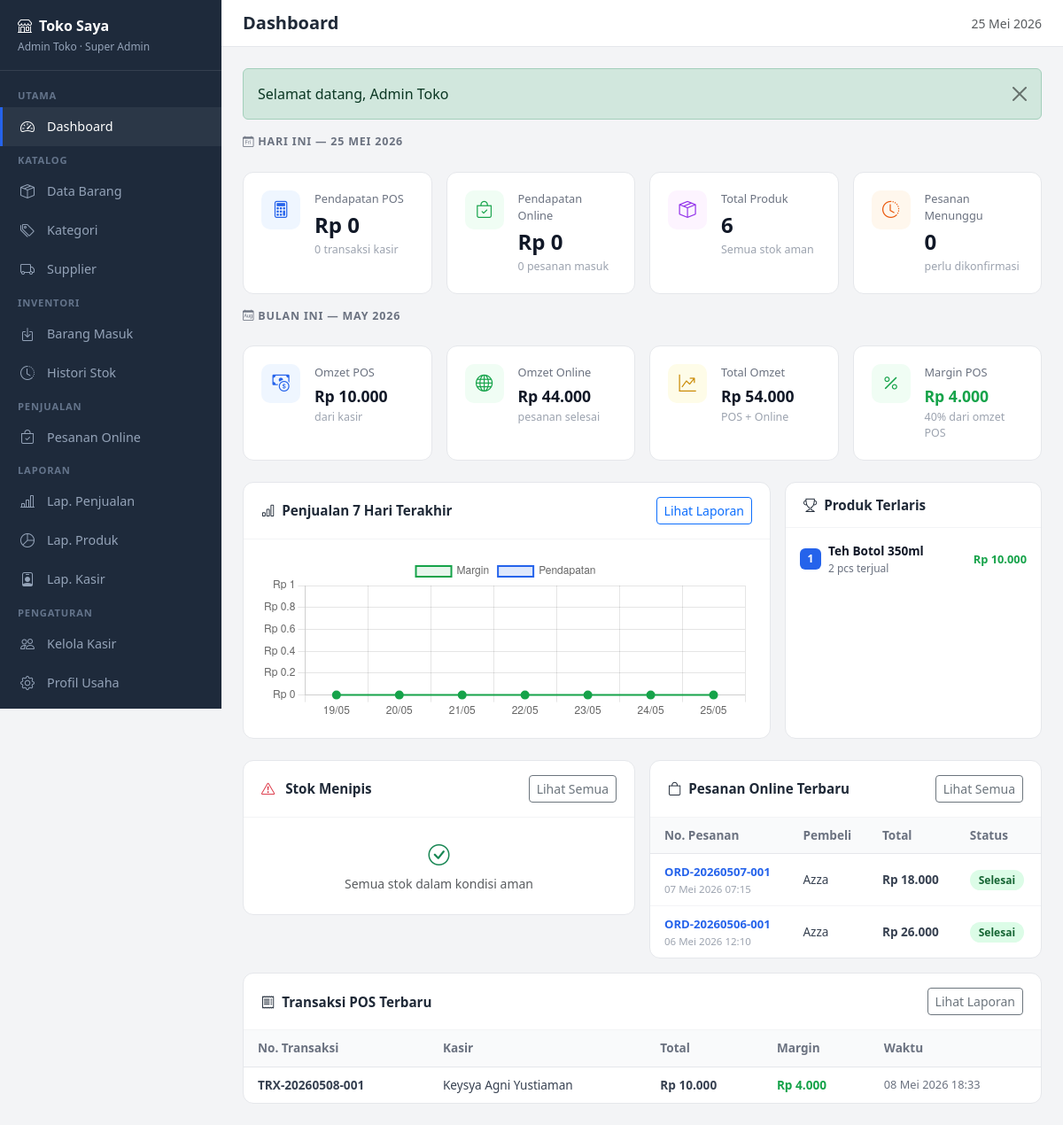
Page /admin/dashboard.php (signed in) on the committed database.
### tables this page shows
CREATE TABLE `profil_usaha` (
  `id` int(10) UNSIGNED NOT NULL,
  `user_id` int(10) UNSIGNED NOT NULL,
  `nama_toko` varchar(150) NOT NULL,
  `bidang_usaha` varchar(100) NOT NULL,
  `lama_beroperasi` int(11) NOT NULL DEFAULT 0 COMMENT 'dalam tahun',
  `provinsi` varchar(100) NOT NULL,
  `kota` varchar(100) NOT NULL,
  `kecamatan` varchar(100) NOT NULL,
  `created_at` timestamp NOT NULL DEFAULT current_timestamp()
);

CREATE TABLE `pesanan` (
  `id` int(10) UNSIGNED NOT NULL,
  `user_id` int(10) UNSIGNED NOT NULL COMMENT 'pembeli yang pesan',
  `no_pesanan` varchar(50) NOT NULL COMMENT 'format: ORD-YYYYMMDD-001',
  `total_harga` decimal(15,2) NOT NULL DEFAULT 0.00,
  `status` enum('menunggu','diproses','dikirim','selesai','dibatalkan') NOT NULL DEFAULT 'menunggu',
  `catatan` text DEFAULT NULL,
  `created_at` timestamp NOT NULL DEFAULT current_timestamp(),
  `updated_at` timestamp NOT NULL DEFAULT current_timestamp() ON UPDATE current_timestamp()
);

CREATE TABLE `users` (
  `id` int(10) UNSIGNED NOT NULL,
  `nama` varchar(150) NOT NULL,
  `email` varchar(150) NOT NULL,
  `password` varchar(255) NOT NULL,
  `role` enum('superadmin','kasir','pembeli') NOT NULL DEFAULT 'pembeli',
  `foto` varchar(255) DEFAULT NULL,
  `no_telepon` varchar(20) DEFAULT NULL,
  `is_aktif` tinyint(1) NOT NULL DEFAULT 1,
  `created_at` timestamp NOT NULL DEFAULT current_timestamp()
);

CREATE TABLE `transaksi` (
  `id` int(10) UNSIGNED NOT NULL,
  `user_id` int(10) UNSIGNED NOT NULL COMMENT 'kasir yang proses',
  `no_transaksi` varchar(50) NOT NULL COMMENT 'format: TRX-YYYYMMDD-001',
  `total_harga` decimal(15,2) NOT NULL DEFAULT 0.00,
  `bayar` decimal(15,2) NOT NULL DEFAULT 0.00,
  `kembalian` decimal(15,2) NOT NULL DEFAULT 0.00,
  `total_margin` decimal(15,2) NOT NULL DEFAULT 0.00,
  `tanggal_terjual` date NOT NULL,
  `status` enum('selesai','batal') NOT NULL DEFAULT 'selesai',
  `created_at` timestamp NOT NULL DEFAULT current_timestamp()
);

### admin/dashboard.php (the view, shortened to what the rows shown need)
<?php
require_once '../includes/db.php';
require_once '../includes/functions.php';
require_once '../includes/auth_check.php';
$user = userLogin();
$grafik_labels   = [];
$grafik_total    = [];
$grafik_margin   = [];
for ($i = 6; $i >= 0; $i--) {
    $tgl   = date('Y-m-d', strtotime("-$i days"));
    $label = date('d/m', strtotime($tgl));
    $grafik_labels[] = $label;
    $found = false;
    if (!$found) {
        $grafik_total[]  = 0;
        $grafik_margin[] = 0;
    }
}
$stmt = $pdo->query(
    "SELECT p.no_pesanan, p.total_harga, p.status,
            p.created_at, u.nama as nama_pembeli
     FROM pesanan p
     JOIN users u ON p.user_id = u.id
     ORDER BY p.created_at DESC
     LIMIT 5"
);
$pesanan_terbaru = $stmt->fetchAll();
$stmt = $pdo->query(
    "SELECT t.no_transaksi, t.total_harga,
            t.total_margin, t.created_at,
            u.nama as nama_kasir
     FROM transaksi t
     JOIN users u ON t.user_id = u.id
     WHERE t.status = 'selesai'
     ORDER BY t.created_at DESC
     LIMIT 5"
);
$transaksi_terbaru = $stmt->fetchAll();
$stmt = $pdo->prepare(
    "SELECT * FROM profil_usaha WHERE user_id = ?"
);
$stmt->execute([$user['id']]);
$profil = $stmt->fetch();
?>
<!DOCTYPE html>
<html lang="id">
<head>
    <link rel="stylesheet" href="https://cdn.jsdelivr.net/npm/bootstrap@5.3.0/dist/css/bootstrap.min.css">
    <link rel="stylesheet" href="https://cdn.jsdelivr.net/npm/bootstrap-icons@1.11.0/font/bootstrap-icons.css">
</head>
<body>
<aside class="sidebar" id="sidebar">
    <div class="sidebar-brand">
        <h6><i class="bi bi-shop me-2"></i><?= htmlspecialchars($profil['nama_toko'] ?? 'Toko') ?></h6>
        <small><?= htmlspecialchars($user['nama']) ?> &middot; Super Admin</small>
    </div>
</aside>
<div class="main">
    <div class="content">
        <div class="row g-3">
            <div class="col-md-6">
                <div class="card-box">
                    <?php if (empty($pesanan_terbaru)): ?>
                        <div class="p-4 text-center text-muted small">
                            Belum ada pesanan online
                        </div>
                    <?php else: ?>
                        <table class="tbl">
                            <thead>
                                <tr>
                                    <th>No. Pesanan</th>
                                    <th>Pembeli</th>
                                    <th>Total</th>
                                    <th>Status</th>
                                </tr>
                            </thead>
                            <tbody>
                                <?php foreach ($pesanan_terbaru as $p): ?>
                                <tr>
                                    <td>
                                        <a href="pesanan/detail.php?id=<?= $p['no_pesanan'] ?>"
                                           style="font-weight:600;font-size:.82rem;color:#2563eb;
                                                  text-decoration:none">
                                            <?= htmlspecialchars($p['no_pesanan']) ?>
                                        </a>
                                        <div style="font-size:.72rem;color:#9ca3af">
                                            <?= formatTanggalJam($p['created_at']) ?>
                                        </div>
                                    </td>
                                    <td style="font-size:.85rem">
                                        <?= htmlspecialchars($p['nama_pembeli']) ?>
                                    </td>
                                    <td style="font-size:.85rem;font-weight:600">
                                        <?= formatRupiah($p['total_harga']) ?>
                                    </td>
                                    <td>
                                        <span class="badge-status badge-<?= $p['status'] ?>">
                                            <?= ucfirst($p['status']) ?>
                                        </span>
                                    </td>
                                </tr>
                                <?php endforeach; ?>
                            </tbody>
                        </table>
                    <?php endif; ?>
                </div>
            </div>
            <div class="col-12">
                <div class="card-box">
                    <?php if (empty($transaksi_terbaru)): ?>
                        <div class="p-4 text-center text-muted small">
                            Belum ada transaksi POS
                        </div>
                    <?php else: ?>
                        <table class="tbl">
                            <thead>
                                <tr>
                                    <th>No. Transaksi</th>
                                    <th>Kasir</th>
                                    <th>Total</th>
                                    <th>Margin</th>
                                    <th>Waktu</th>
                                </tr>
                            </thead>
                            <tbody>
                                <?php foreach ($transaksi_terbaru as $t): ?>
                                <tr>
                                    <td>
                                        <span style="font-weight:600;font-size:.85rem">
                                            <?= htmlspecialchars($t['no_transaksi']) ?>
                                        </span>
                                    </td>
                                    <td style="font-size:.85rem">
                                        <?= htmlspecialchars($t['nama_kasir']) ?>
                                    </td>
                                    <td style="font-weight:600;font-size:.85rem">
                                        <?= formatRupiah($t['total_harga']) ?>
                                    </td>
                                    <td style="font-size:.85rem;color:#16a34a;font-weight:600">
                                        <?= formatRupiah($t['total_margin']) ?>
                                    </td>
                                    <td style="font-size:.8rem;color:#6b7280">
                                        <?= formatTanggalJam($t['created_at']) ?>
                                    </td>
                                </tr>
                                <?php endforeach; ?>
                            </tbody>
                        </table>
                    <?php endif; ?>
                </div>
            </div>
        </div>
    </div>
</div>
<script>
// ---- GRAFIK PENJUALAN ----
const ctx = document.getElementById('grafikPenjualan').getContext('2d');
new Chart(ctx, {
    type: 'bar',
    data: {
        labels: <?= json_encode($grafik_labels) ?>,
        datasets: [
            {
                label: 'Pendapatan',
                data: <?= json_encode($grafik_total) ?>,
                backgroundColor: 'rgba(37,99,235,0.15)',
                borderColor: '#2563eb',
                borderWidth: 2,
                borderRadius: 6,
                order: 2
            },
            {
                label: 'Margin',
                data: <?= json_encode($grafik_margin) ?>,
                type: 'line',
                borderColor: '#16a34a',
                backgroundColor: 'rgba(22,163,74,0.1)',
                borderWidth: 2,
                pointBackgroundColor: '#16a34a',
                pointRadius: 4,
                tension: 0.4,
                fill: true,
                order: 1
            }
        ]
    },
    options: {
        responsive: true,
        interaction: { mode: 'index', intersect: false },
        plugins: {
            legend: { position: 'top' },
            tooltip: {
                callbacks: {
                    label: function(ctx) {
                        return ctx.dataset.label + ': Rp ' +
                            ctx.raw.toLocaleString('id-ID');
                    }
                }
            }
        },
        scales: {
            y: {
                beginAtZero: true,
                ticks: {
                    callback: function(val) {
                        if (val >= 1000000)
                            return 'Rp ' + (val/1000000).toFixed(1) + 'jt';
                        if (val >= 1000)
                            return 'Rp ' + (val/1000).toFixed(0) + 'rb';
                        return 'Rp ' + val;
                    }
                }
            }
        }
    }
});
</script>
</body>
</html>

### rows in the picture
profil_usaha: nama_toko "Toko Saya"
pesanan: no_pesanan "ORD-20260507-001", created_at "07 Mei 2026 07:15", user.nama "Azza", total_harga "Rp 18.000", status "Selesai"
pesanan: no_pesanan "ORD-20260506-001", created_at "06 Mei 2026 12:10", user.nama "Azza", total_harga "Rp 26.000", status "Selesai"
transaksi: no_transaksi "TRX-20260508-001", user.nama "Keysya Agni Yustiaman", total_harga "Rp 10.000", total_margin "Rp 4.000", created_at "08 Mei 2026 18:33"

### other values in the picture
$user['nama'] "Admin Toko"
$f['pesan'] "Selamat datang, Admin Toko"
formatRupiah($pendapatan_pos_hari_ini) "Rp 0"
$transaksi_hari_ini "0"
formatRupiah($pendapatan_online_hari_ini) "Rp 0"
$pendapatan_online_hari_ini "0"
$total_produk "6"
$pesanan_menunggu "0"
formatRupiah($pendapatan_pos_bulan) "Rp 10.000"
formatRupiah($pendapatan_online_bulan) "Rp 44.000"
formatRupiah($pendapatan_pos_bulan + $pendapatan_online_bulan) "Rp 54.000"
formatRupiah($margin_bulan_ini) "Rp 4.000"
$persen_margin "40"
$p['nama_barang'] "Teh Botol 350ml"
$p['total_terjual'] "2"
